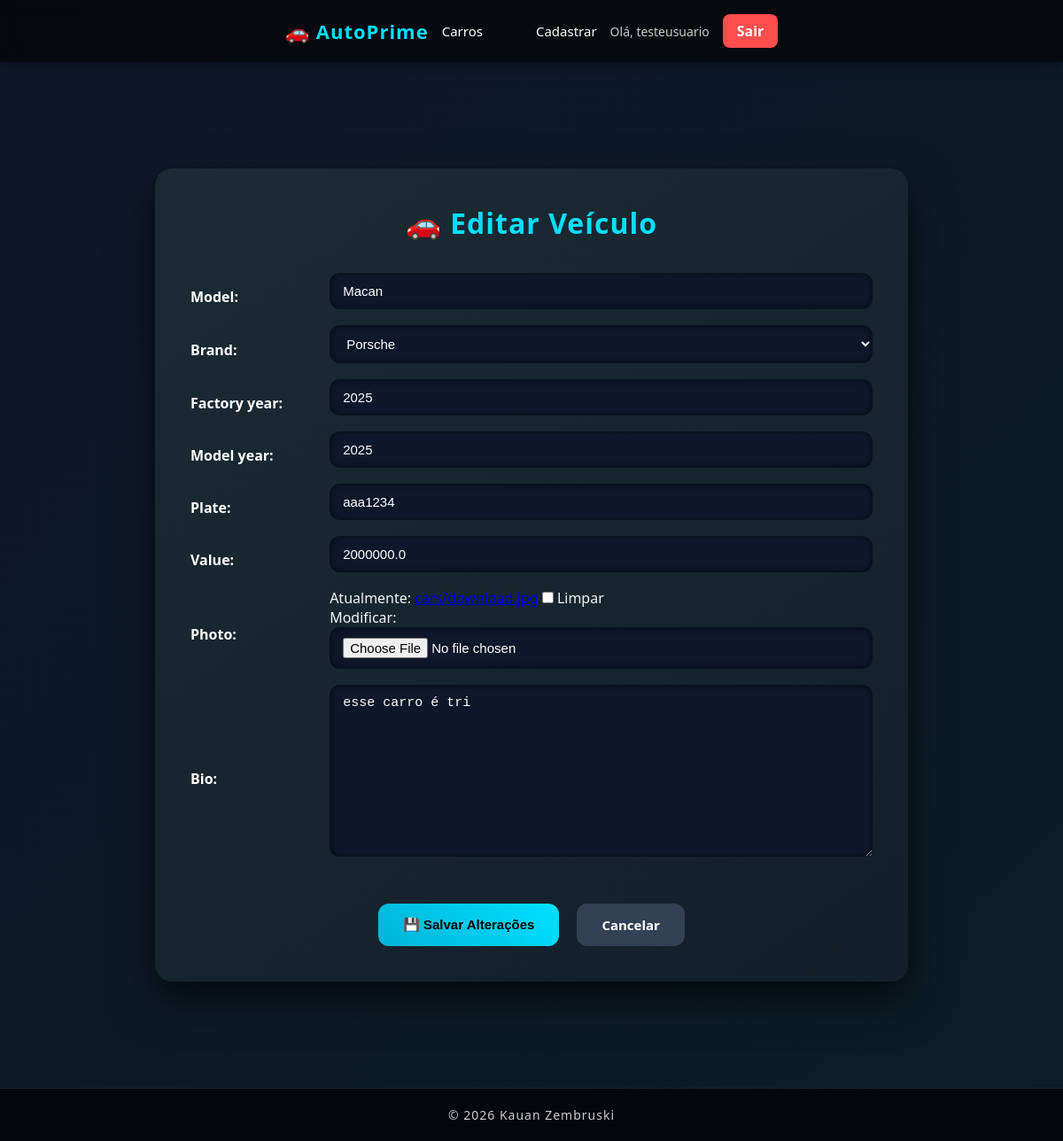
Before: /car/9/update/ (signed in) with the older database file.
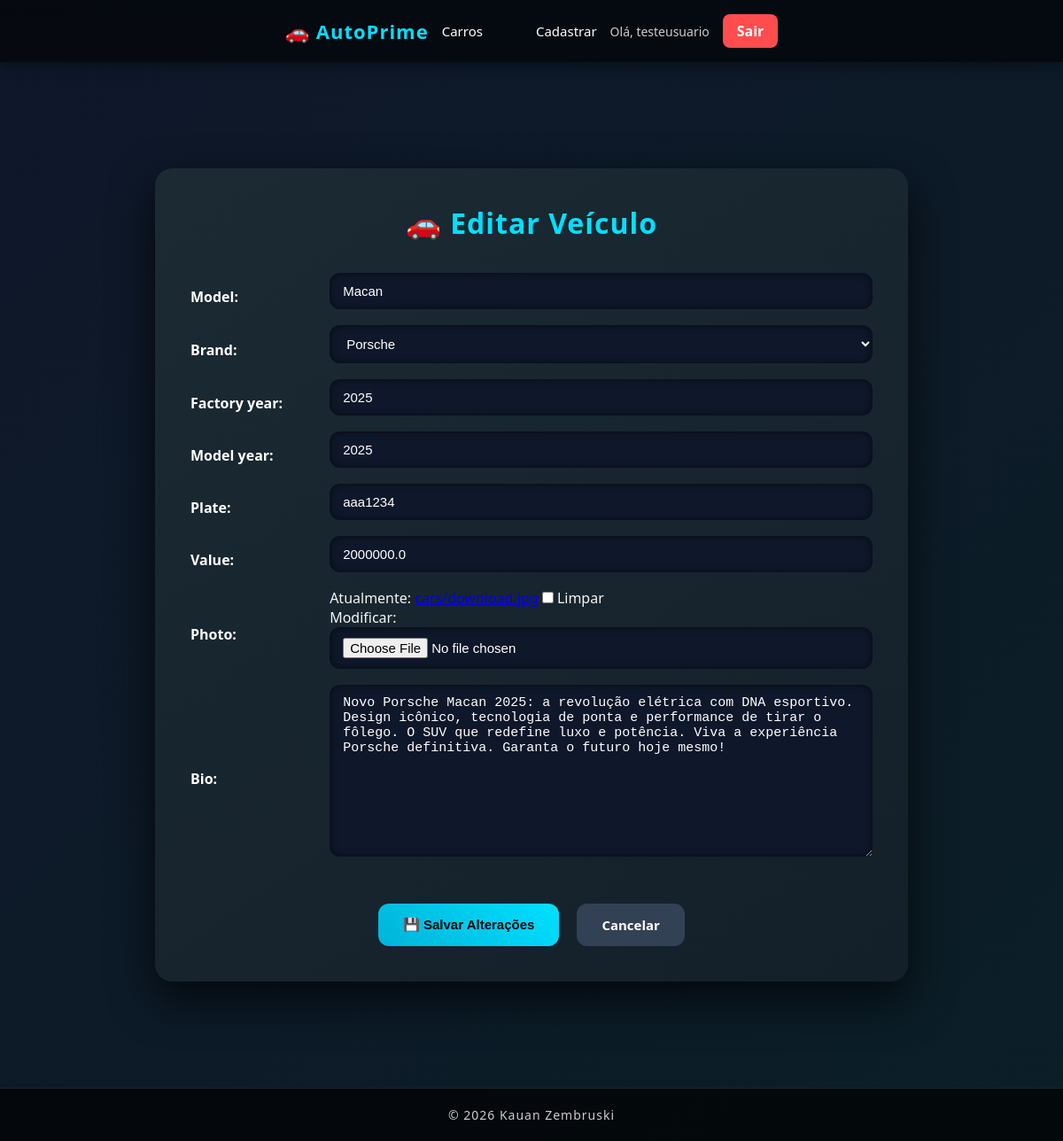
After: the same page with the newer database file.
### cars/models.py (models this page shows, shortened)
class Car(models.Model):
    id = models.AutoField(primary_key=True)
    model = models.CharField(max_length=200)
    brand = models.ForeignKey(Brand, on_delete=models.PROTECT, related_name='car_brand')
    factory_year = models.IntegerField(blank=True, null=True)
    model_year = models.IntegerField(blank=True, null=True)
    plate = models.CharField(max_length=10,  blank=True, null=True)
    value = models.FloatField(blank=True, null=True)
    photo =  models.ImageField(upload_to='cars/', blank=True, null=True)
    bio = models.TextField(max_length=500, blank=True, null=True)

### cars/views.py (the view, shortened to what this page needs)
# urls.py: path('car/<int:pk>/update/', CarUpdateView.as_view(), name='car_update'),
@method_decorator(login_required(login_url='login'), name='dispatch')
class CarUpdateView(UpdateView):
    model = Car
    form_class = CarModelForm
    template_name= 'car_update.html'
    success_url = 'cardetail'

### cars/forms.py (shortened to what this page needs)
class CarModelForm(forms.ModelForm):
    class Meta:
        model = Car
        fields = '__all__'

### cars/models.py (called while the page is built)
    def __str__(self):
        return self.name

### cars/templates/car_update.html (shortened to what this page needs)
{% extends "base.html" %}
{% block content %}
<div class="form-container">
  <form method="post" enctype="multipart/form-data">
    <h1>🚗 Editar Veículo</h1>
    <table>
      {{ form.as_table }}
    </table>
    <div class="buttons-container">
      <input type="submit" value="💾 Salvar Alterações" class="btn btn-primary">
      <a href="{% url 'cars_list' %}" class="btn btn-secondary">Cancelar</a>
    </div>
  </form>
</div>
{% endblock %}

Changed rows visible on the page:
changed Car "Macan": bio "esse carro é tri" → "Novo Porsche Macan 2025: a revolução elétrica com DNA esportivo. Design icônico, tecnologia de ponta e performance de tirar o fôlego. O SUV que redefine luxo e potência. Viva a experiência Porsche definitiva. Garanta o futuro hoje mesmo!"
